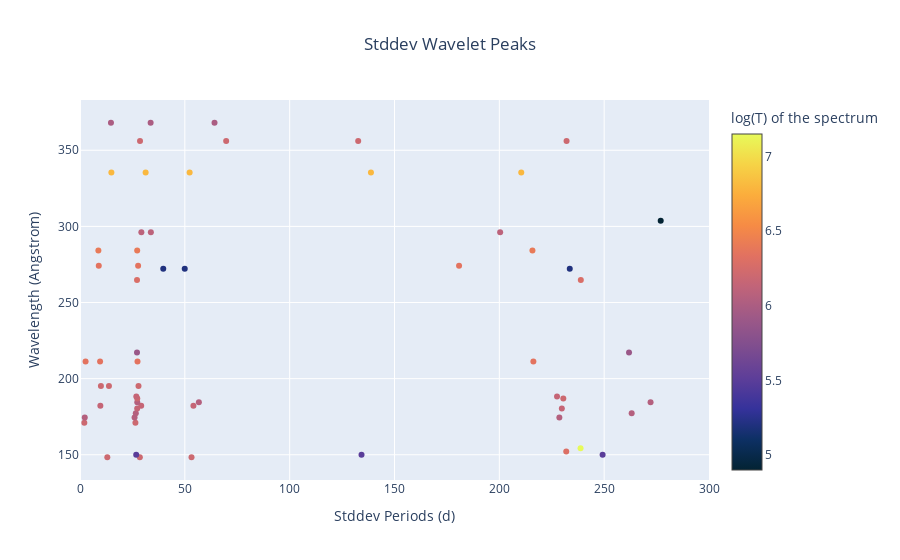

The cell this chart's notebook holds for it:
### Code cell
# Define a color scale: suggested: Viridis, inferno, magma, plasma, cividis,spectral
color_scale = 'thermal'

df=wavelet_stddev_df.copy()


# Create figure
fig = go.Figure()

# Add scatter plot
fig.add_trace(
    go.Scatter(
        x=df['stddev periods'],
        y=df['wavelength'],
        mode='markers',
        marker=dict(
            color=df['temperature'],  # Use normalized 'size' for color
            colorscale=color_scale,  # Define color scale
            colorbar=dict(title=r'log(T) of the spectrum'),  # Show color scale bar
            showscale=True,# show the color bar (color scale)
        ),
        showlegend=False, # otherwise a legend will appear on the right,
        text=df['line name'],  # Hover text shows 'size'
                )
            )

# Update layout with title
fig.update_layout(title_text="Stddev Wavelet Peaks",title_x=0.5)
fig.update_xaxes(title_text="Stddev Periods (d)",range=[0,300])
fig.update_yaxes(title_text="Wavelength (Angstrom)")


# Show figure
fig.show()
fig.write_html('output\wavelet_explore\peak_scatter\\by_wavelength\\stddev.html')

### Figure 1 — Plotly figure (JSON) as saved in the notebook; plotly's stock layout.template omitted (floating-point values rounded to 4 significant figures)
{"data": [{"marker": {"color": [6.2, 6.2, 6.2, 6.2, 6.2, 5.5, 5.5, 5.5, 5.5, 6.3, 6.3, 7.15, 6.2, 6.2, 6.2, 6.2, 6.05, 6.05, 6.05, 6.05, 6.05, 6.05, 6.05, 6.05, 6.05, 6.05, 6.15, 6.15, 6.15, 6.15, 6.15, 6.15, 6.15, 6.15, 6.15, 6.15, 6.05, 6.05, 6.05, 6.05, 6.05, 6.2, 6.2, 6.2, 6.15, 6.15, 6.15, 6.15, 6.2, 6.2, 6.2, 6.2, 6.2, 6.35, 6.35, 6.35, 6.35, 6.35, 6.35, 6.35, 5.9, 5.9, 5.9, 6.28, 6.28, 6.28, 5.2, 5.2, 5.2, 5.2, 6.35, 6.35, 6.35, 6.35, 6.35, 6.35, 6.4, 6.4, 6.4, 6.4, 6.4, 6.1, 6.1, 6.1, 6.1, 6.1, 4.9, 4.9, 6.8, 6.8, 6.8, 6.8, 6.8, 6.8, 6.2, 6.2, 6.2, 6.2, 6.2, 6.2, 6.2, 6, 6, 6, 6, 6], "colorbar": {"title": {"text": "log(T) of the spectrum"}}, "colorscale": [[0, "rgb(3, 35, 51)"], [0.09091, "rgb(13, 48, 100)"], [0.1818, "rgb(53, 50, 155)"], [0.2727, "rgb(93, 62, 153)"], [0.3636, "rgb(126, 77, 143)"], [0.4545, "rgb(158, 89, 135)"], [0.5455, "rgb(193, 100, 121)"], [0.6364, "rgb(225, 113, 97)"], [0.7273, "rgb(246, 139, 69)"], [0.8182, "rgb(251, 173, 60)"], [0.9091, "rgb(246, 211, 70)"], [1, "rgb(231, 250, 90)"]], "showscale": true}, "mode": "markers", "showlegend": false, "text": ["Ni XI 148", "Ni XI 148", "Ni XI 148", "Ni XI 148", "Ni XI 148", "O VI 150", "O VI 150", "O VI 150", "O VI 150", "Ni XII 152", "Ni XII 152", "Fe XXIII 154", "Fe IX 171", "Fe IX 171", "Fe IX 171", "Fe IX 171", "Fe IX 174", "Fe IX 174", "Fe IX 174", "Fe IX 174", "Fe IX 174", "Fe IX 174", "Fe X 177", "Fe X 177", "Fe X 177", "Fe X 177", "Fe XI 180", "Fe XI 180", "Fe XI 180", "Fe XI 180", "Fe XI 182", "Fe XI 182", "Fe XI 182", "Fe XI 182", "Fe XI 182", "Fe XI 182", "Fe X 185", "Fe X 185", "Fe X 185", "Fe X 185", "Fe X 185", "Fe XII 187", "Fe XII 187", "Fe XII 187", "Fe XI 188", "Fe XI 188", "Fe XI 188", "Fe XI 188", "Fe XII 195", "Fe XII 195", "Fe XII 195", "Fe XII 195", "Fe XII 195", "Fe XIV 211", "Fe XIV 211", "Fe XIV 211", "Fe XIV 211", "Fe XIV 211", "Fe XIV 211", "Fe XIV 211", "Fe IX 217", "Fe IX 217", "Fe IX 217", "Fe XIV 265", "Fe XIV 265", "Fe XIV 265", "O IV 272", "O IV 272", "O IV 272", "O IV 272", "Fe XIV 274", "Fe XIV 274", "Fe XIV 274", "Fe XIV 274", "Fe XIV 274", "Fe XIV 274", "Fe XV 284", "Fe XV 284", "Fe XV 284", "Fe XV 284", "Fe XV 284", "Si IX 296", "Si IX 296", "Si IX 296", "Si IX 296", "Si IX 296", "He II 304", "He II 304", "Fe XVI 335", "Fe XVI 335", "Fe XVI 335", "Fe XVI 335", "Fe XVI 335", "Fe XVI 335", "Si X 356", "Si X 356", "Si X 356", "Si X 356", "Si X 356", "Si X 356", "Si X 356", "Mg IX 368", "Mg IX 368", "Mg IX 368", "Mg IX 368", "Mg IX 368"], "type": "scatter", "x": [13.03, 28.54, 53.19, 1591.0, 862.3, 26.81, 134.3, 249.3, 824.8, null, 231.9, 238.7, 2.066, 26.43, 390.4, 828.8, 26.03, 2.266, null, 228.6, 382.3, 817.4, 26.61, 263.1, null, 826.0, 27.28, 229.8, 391.8, 804.6, 9.707, null, 29.19, 54.1, 377.8, 810.3, 27.31, 56.7, null, 272.1, 858.7, 27.32, null, 230.5, 26.86, 227.5, 393.2, 797.6, 9.973, 13.81, 27.9, 393.5, 1335.0, 9.583, null, 27.43, 2.666, 216.2, 437.2, 1081.0, 27.19, 261.9, 908.7, 27.2, 238.9, 913.8, 39.7, 49.95, 233.6, 693.7, 8.959, 27.72, null, 180.8, 787.7, 1239.0, 8.758, 27.28, 215.8, 431.0, 681.1, 29.27, 33.8, 200.4, 563.3, 1247.0, 277.0, 784.1, 14.97, 31.3, 52.28, 138.8, 210.5, 354.3, 28.63, 69.71, 132.7, 232.1, null, 471.0, 811.9, 14.77, 33.69, 64.16, 387.6, 925.7], "y": [148.4, 148.4, 148.4, 148.4, 148.4, 150.1, 150.1, 150.1, 150.1, 152.2, 152.2, 154.3, 171.1, 171.1, 171.1, 171.1, 174.5, 174.5, 174.5, 174.5, 174.5, 174.5, 177.2, 177.2, 177.2, 177.2, 180.4, 180.4, 180.4, 180.4, 182.2, 182.2, 182.2, 182.2, 182.2, 182.2, 184.5, 184.5, 184.5, 184.5, 184.5, 186.9, 186.9, 186.9, 188.3, 188.3, 188.3, 188.3, 195.1, 195.1, 195.1, 195.1, 195.1, 211.3, 211.3, 211.3, 211.3, 211.3, 211.3, 211.3, 217.1, 217.1, 217.1, 264.8, 264.8, 264.8, 272.1, 272.1, 272.1, 272.1, 274.2, 274.2, 274.2, 274.2, 274.2, 274.2, 284.2, 284.2, 284.2, 284.2, 284.2, 296.1, 296.1, 296.1, 296.1, 296.1, 303.8, 303.8, 335.4, 335.4, 335.4, 335.4, 335.4, 335.4, 356.0, 356.0, 356.0, 356.0, 356.0, 356.0, 356.0, 368.1, 368.1, 368.1, 368.1, 368.1]}], "layout": {"title": {"text": "Stddev Wavelet Peaks", "x": 0.5}, "xaxis": {"range": [0, 300], "title": {"text": "Stddev Periods (d)"}}, "yaxis": {"title": {"text": "Wavelength (Angstrom)"}}}}
